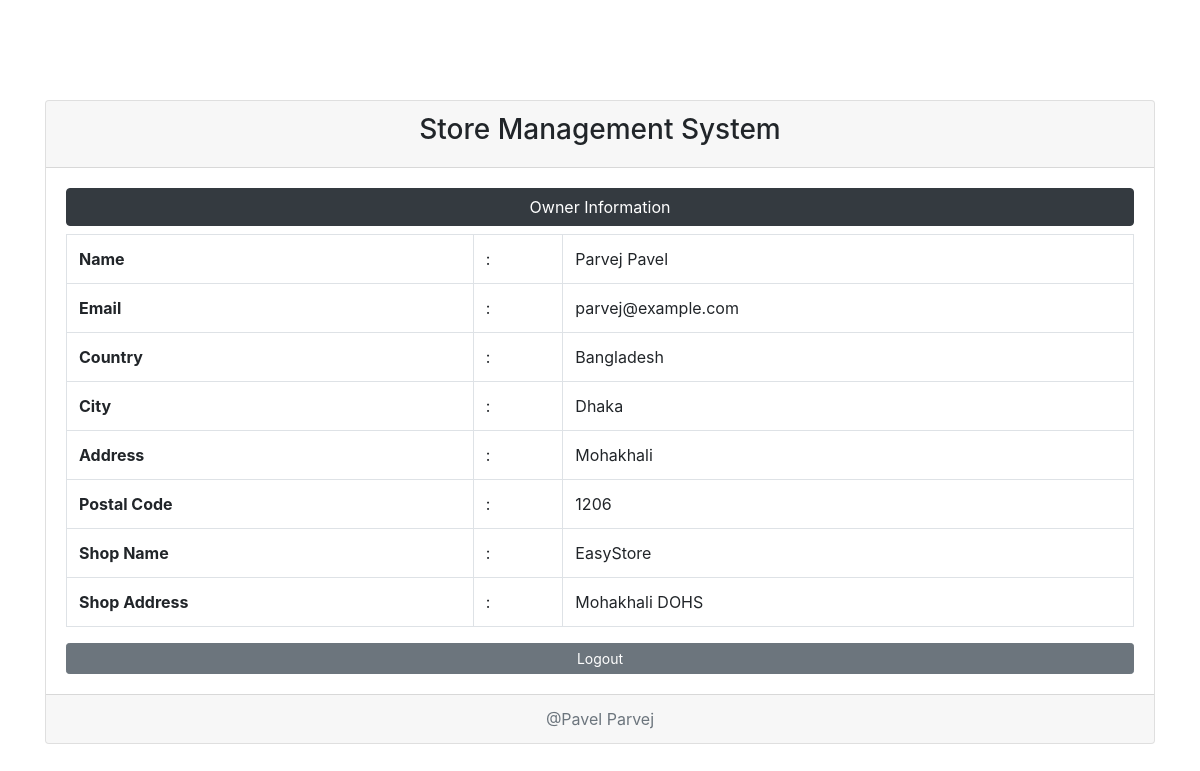
Page /views/owner.php?id=2 on the committed database.
### tables this page shows
CREATE TABLE `users` (
  `id` int(11) NOT NULL,
  `f_name` varchar(255) NOT NULL,
  `l_name` varchar(255) NOT NULL,
  `email` varchar(255) NOT NULL,
  `password` varchar(255) NOT NULL,
  `country` varchar(255) NOT NULL,
  `city` varchar(255) NOT NULL,
  `address` text NOT NULL,
  `code` int(11) NOT NULL,
  `type` int(11) NOT NULL,
  `shop_name` varchar(255) DEFAULT NULL,
  `shop_address` text
);

### class/User.php (called while the page is built, shortened)
<?php
class User
{
    public $conn;
    public function __construct()
    {
        $servername = "localhost";
        $username = "root";
        $password = "";
        $dbName = "db_php_form";
        $conn = new mysqli($servername, $username, $password, $dbName);
        $this->conn = $conn;
    }
    public function userLogin($id, $type)
    {
        $sql = "SELECT * FROM users WHERE id = '$id' AND type = '$type'";
        $result = $this->conn->query($sql);
        if($result){
            while($row = $result->fetch_assoc()) {
                return $row;
            }
        }
    }
}

### views/owner.php (the view, shortened to what this page needs)
<?php include '../class/User.php'?>
<!doctype html>
<html lang="en">
<head>
    <link rel="stylesheet" href="../Resource/css/bootstrap.css">
</head>
<body>
<?php
$id = $_GET['id'];
$type = 1;
$user = new User();
$data = $user->userLogin($id, $type);
?>
<div class="container">
    <div class="card">
        <div class="card-header text-center">
            <h3>Store Management System</h3>
        </div>
        <div class="card-body">
        <h4 class="btn btn-block btn-dark text-white text-center">Owner Information</h4>
            <table class="table table-bordered">
                <tr>
                    <th>Name</th>
                    <td>:</td>
                    <td><?php echo $data['f_name']." ".$data['l_name']; ?></td>
                </tr>
                <tr>
                    <th>Email</th>
                    <td>:</td>
                    <td><?php echo $data['email']; ?></td>
                </tr>
                <tr>
                    <th>Country</th>
                    <td>:</td>
                    <td><?php echo $data['country']; ?></td>
                </tr>
                <tr>
                    <th>City</th>
                    <td>:</td>
                    <td><?php echo $data['city']; ?></td>
                </tr>
                <tr>
                    <th>Address</th>
                    <td>:</td>
                    <td><?php echo $data['address']; ?></td>
                </tr>
                <tr>
                    <th>Postal Code</th>
                    <td>:</td>
                    <td><?php echo $data['code']; ?></td>
                </tr>
                <tr>
                    <th>Shop Name</th>
                    <td>:</td>
                    <td><?php echo $data['shop_name']; ?></td>
                </tr>
                <tr>
                    <th>Shop Address</th>
                    <td>:</td>
                    <td><?php echo $data['shop_address']; ?></td>
                </tr>
            </table>
            <a class="btn btn-block btn-sm btn-secondary" href="../">Logout</a>
        </div>
        <div class="card-footer text-muted text-center">
            @Pavel Parvej
        </div>
    </div>
</div>
</body>
</html>

### views/owner.php (style rules this page uses)
.container { margin-top: 100px; }

### rows in the picture
users: f_name "Parvej", l_name "Pavel", email "parvej@example.com", country "Bangladesh", city "Dhaka", address "Mohakhali", code "1206", shop_name "EasyStore", shop_address "Mohakhali DOHS"
